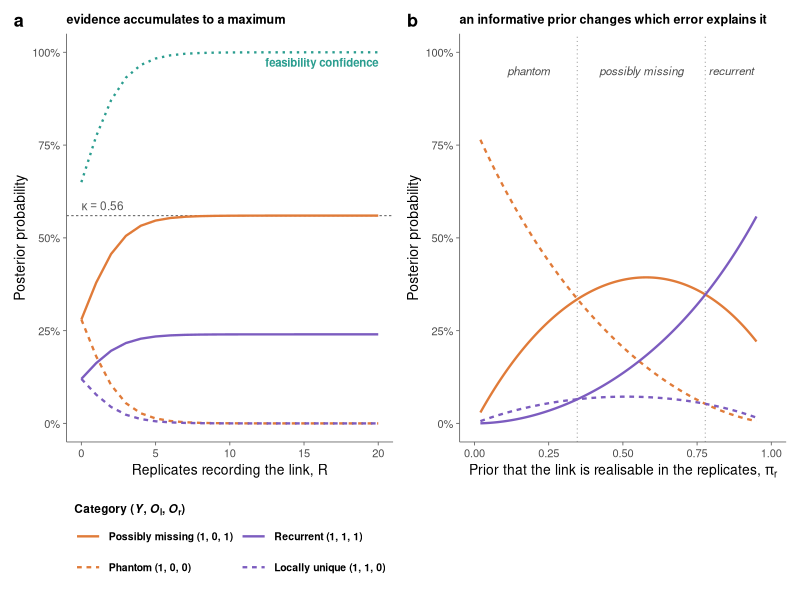
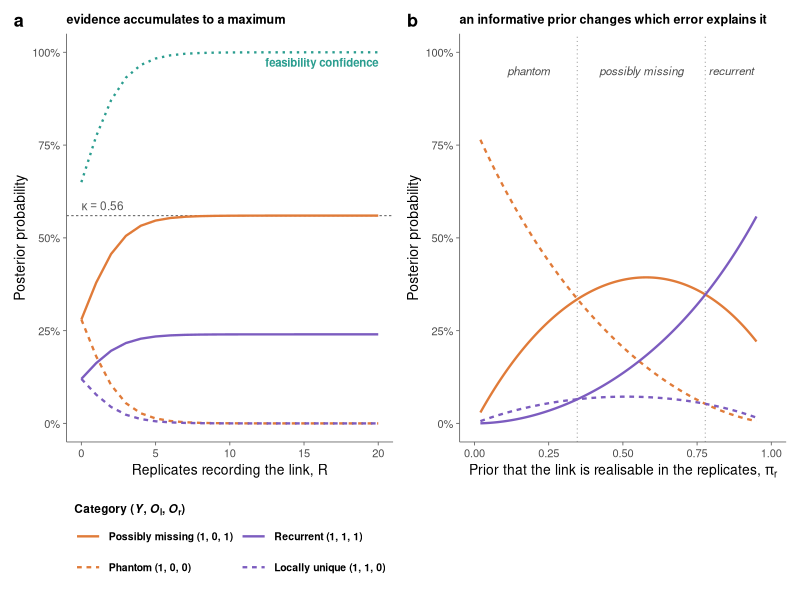

Recreate these plots in R, in order.
## ---------------------------------------------------------------------------
## Main-text figure (fig:main_accumulation): what replicate evidence buys,
## and what it cannot.
## (a) Confidence accumulates with consistent detections but stops at kappa,
##     while the aggregate feasibility confidence phi is not bounded by it.
## (b) kappa = (1 - eps_Y)(1 - eps_l) is a property of the model and the local
##     method alone; the rule in (a) is one point on these curves.
## Symmetric rates throughout, matching the likelihood printed in the section.
## ---------------------------------------------------------------------------

library(ggplot2)
library(patchwork)

## Figures are written to Bayesian_framework/bayesian_figures. Resolved here so
## the script works whether it is run from the project root or from inside
## Bayesian_framework/, and the folder is created if it is missing.
fig_dir <- if (dir.exists("Bayesian_framework"))
             file.path("Bayesian_framework", "bayesian_figures") else "bayesian_figures"
dir.create(fig_dir, recursive = TRUE, showWarnings = FALSE)

eY <- 0.20; eL <- 0.30            # model and local error rates
p1 <- 0.105; p0 <- 0.05           # per-replicate recording probability
Rs <- 0:20

## eight categories as (z_Y, z_l, z_r); evidence is Y = 1, O_l = 0
sig <- rbind(c(1,1,1), c(1,1,0), c(1,0,1), c(1,0,0),
             c(0,1,1), c(0,1,0), c(0,0,1), c(0,0,0))
rownames(sig) <- c("recurrent","locally unique","possibly missing","phantom",
                   "model-elusive","weakly-supported","locally absent",
                   "possibly forbidden")

## model and local factors for the evidence Y = 1, O_l = 0 (symmetric local axis)
w <- ifelse(sig[,1] == 1, 1 - eY, eY) * ifelse(sig[,2] == 0, 1 - eL, eL)

post <- function(R) {                       # detected in every replicate
  if (R == 0) return(w / sum(w))            # no replicate term at all
  ## z_r = 1 means the link is realisable in the replicates, so the count is
  ## plainly binomial and no conditioning is applied (Eqs. erep, cumulative)
  pr <- ifelse(sig[,3] == 1, p1^R, p0^R)
  L  <- w * pr
  L / sum(L)
}

P   <- t(sapply(Rs, post)); colnames(P) <- rownames(sig)
kap <- (1 - eY) * (1 - eL)                  # 0.56

## two pairs of categories, each pair differing only in the replicate bit
lev <- c("Possibly missing","Phantom","Recurrent","Locally unique")
key <- c("Possibly missing (1, 0, 1)", "Phantom (1, 0, 0)",
         "Recurrent (1, 1, 1)",        "Locally unique (1, 1, 0)")
dat_a <- rbind(
  data.frame(R = Rs, y = P[,"possibly missing"],   k = lev[1]),
  data.frame(R = Rs, y = P[,"phantom"],            k = lev[2]),
  data.frame(R = Rs, y = P[,"recurrent"],          k = lev[3]),
  data.frame(R = Rs, y = P[,"locally unique"],     k = lev[4]))
dat_a$k <- factor(dat_a$k, levels = lev)
cols <- setNames(c("#E07B39","#E07B39","#7C5CBF","#7C5CBF"), lev)
ltys <- setNames(c("solid","22","solid","22"), lev)

phi <- data.frame(R = Rs, y = 1 - P[,"phantom"] - P[,"possibly forbidden"])

pct <- function(x) paste0(round(100 * x), "%")

pa <- ggplot(dat_a, aes(R, y, colour = k, linetype = k)) +
  geom_hline(yintercept = kap, linetype = "22", colour = "grey45",
             linewidth = 0.4) +
  annotate("text", x = 0, y = kap, label = "kappa == 0.56", parse = TRUE,
           hjust = 0, vjust = -0.6, size = 3, colour = "grey35",
           fontface = "bold") +
  geom_line(data = phi, aes(R, y), inherit.aes = FALSE, colour = "#2A9D8F",
            linewidth = 0.8, linetype = "12") +
  annotate("text", x = 20, y = 1, label = "feasibility confidence", hjust = 1,
           vjust = 1.6, size = 2.9, colour = "#2A9D8F", fontface = "bold") +
  geom_line(linewidth = 0.8) +
  scale_colour_manual(values = cols, labels = key,
                      name = expression(bold("Category ") *
                        bold("(") * bolditalic(Y) * bold(", ") *
                        bolditalic(O)[bold(l)] * bold(", ") *
                        bolditalic(O)[bold(r)] * bold(")"))) +
  scale_linetype_manual(values = ltys, labels = key,
                        name = expression(bold("Category ") *
                          bold("(") * bolditalic(Y) * bold(", ") *
                          bolditalic(O)[bold(l)] * bold(", ") *
                          bolditalic(O)[bold(r)] * bold(")"))) +
  scale_y_continuous(limits = c(0, 1), labels = pct) +
  scale_x_continuous(breaks = seq(0, 20, 5)) +
  labs(title = "evidence accumulates to a maximum",
       x = "Replicates recording the link, R", y = "Posterior probability") +
  guides(colour = guide_legend(nrow = 2, title.position = "top"),
         linetype = guide_legend(nrow = 2, title.position = "top"))

## ---- (b) the ceiling itself -------------------------------------------------
## ---- (b) what an informative prior does to the same evidence ---------------
## Binary replicate evidence (O_r = 1 after R = 5 replicates), as in the
## framework as first presented; both priors rise with the pair's degree, the
## local one held just below the regional one.
Rb   <- 5
eP_b <- (1 - p1)^Rb              # eps_r^+(R), a realisable link recorded in none
eM_b <- 1 - (1 - p0)^Rb          # eps_r^-(R), an unrealisable one recorded in some
kfrac <- 0.9                     # pi_l = kfrac * pi_r

post_pi <- function(pr) {
  pl  <- kfrac * pr
  pri <- sapply(1:8, function(i)
    prod(c(0.5, pl, pr)^sig[i, ] * (1 - c(0.5, pl, pr))^(1 - sig[i, ])))
  L <- w * ifelse(sig[, 3] == 1, 1 - eP_b, eM_b) * pri
  L / sum(L)
}

prs <- seq(0.02, 0.95, length.out = 400)
Pb  <- sapply(prs, post_pi)
rownames(Pb) <- rownames(sig)
dat_b <- rbind(
  data.frame(pr = prs, y = Pb["possibly missing", ], k = lev[1]),
  data.frame(pr = prs, y = Pb["phantom", ],         k = lev[2]),
  data.frame(pr = prs, y = Pb["recurrent", ],       k = lev[3]),
  data.frame(pr = prs, y = Pb["locally unique", ],  k = lev[4]))
dat_b$k <- factor(dat_b$k, levels = lev)

## where the leading category changes
ld  <- rownames(sig)[apply(Pb[1:4, ], 2, which.max)]
brk <- prs[which(diff(as.integer(factor(ld))) != 0)]
seg <- c(min(prs), brk, max(prs))
labs_b <- data.frame(x = (head(seg, -1) + tail(seg, -1)) / 2, y = 0.95,
                     lab = ld[sapply((head(seg, -1) + tail(seg, -1)) / 2,
                                     function(v) which.min(abs(prs - v)))])

pb <- ggplot(dat_b, aes(pr, y, colour = k, linetype = k)) +
  geom_vline(xintercept = brk, linetype = "dotted", colour = "grey60",
             linewidth = 0.35) +
  geom_line(linewidth = 0.8) +
  geom_text(data = labs_b, aes(x, y, label = lab), inherit.aes = FALSE,
            size = 2.9, colour = "grey30", fontface = "italic") +
  scale_colour_manual(values = cols, guide = "none") +
  scale_linetype_manual(values = ltys, guide = "none") +
  scale_y_continuous(limits = c(0, 1), labels = pct) +
  scale_x_continuous(limits = c(0, 1), breaks = seq(0, 1, 0.25)) +
  labs(title = "an informative prior changes which error explains it",
       x = expression("Prior that the link is realisable in the replicates, " * pi[r]),
       y = "Posterior probability")

base <- theme_classic(base_size = 10) +
  theme(legend.position = "bottom", legend.key.width = unit(20, "pt"),
        legend.text = element_text(face = "bold", size = 7.5),
        legend.title = element_text(size = 8.5),
        plot.title = element_text(size = 9, hjust = 0, face = "bold"),
        ## panel letter: a bare "a" / "b", set larger than the title. Carried by
        ## patchwork's tag rather than the title string, so the letter and the
        ## title can be sized independently.
        plot.tag = element_text(size = 13, face = "bold", hjust = 0, vjust = 1),
        plot.tag.position = c(0, 1),
        axis.line = element_line(colour = "grey40", linewidth = 0.3),
        axis.ticks = element_line(colour = "grey40", linewidth = 0.3))

fig <- ((pa + pb) & base) + plot_annotation(tag_levels = "a")
ggsave(file.path(fig_dir, "main_accumulation.pdf"), fig, width = 9.0, height = 3.8)
ggsave(file.path(fig_dir, "main_accumulation.png"), fig, width = 9.0, height = 3.8, dpi = 300)

cat(sprintf("kappa = %.3f\n", kap))
print(round(100 * data.frame(R = Rs, pm = P[,"possibly missing"],
      ph = P[,"phantom"], phi = 1 - P[,"phantom"] - P[,"possibly forbidden"])[c(1,2,4,6,11,21),-1], 1))
